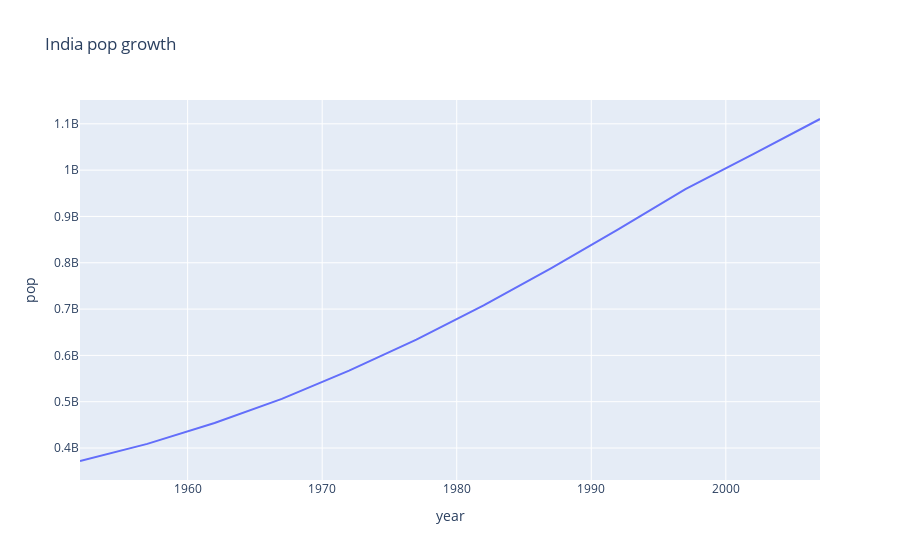

The notebook cell this image was saved under:
### Code cell
# line plot
# plot india pop line plot
temp_df = gap[gap['country'] == 'India']

px.line(temp_df, x='year', y='pop',title='India pop growth')

### Figure 1 — Plotly figure (JSON) as saved in the notebook; plotly's stock layout.template omitted (floating-point values rounded to 4 significant figures)
{"data": [{"hovertemplate": "year=%{x}<br>pop=%{y}<extra></extra>", "legendgroup": "", "line": {"color": "#636efa", "dash": "solid"}, "marker": {"symbol": "circle"}, "mode": "lines", "name": "", "orientation": "v", "showlegend": false, "type": "scatter", "x": [1952, 1957, 1962, 1967, 1972, 1977, 1982, 1987, 1992, 1997, 2002, 2007], "xaxis": "x", "y": [372000000, 409000000, 454000000, 506000000, 567000000, 634000000, 708000000, 788000000, 872000000, 959000000, 1034172547, 1110396331], "yaxis": "y"}], "layout": {"legend": {"tracegroupgap": 0}, "title": {"text": "India pop growth"}, "xaxis": {"anchor": "y", "domain": [0, 1], "title": {"text": "year"}}, "yaxis": {"anchor": "x", "domain": [0, 1], "title": {"text": "pop"}}}}
